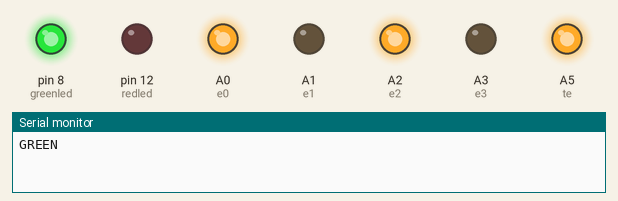
Bench run of a sketch on a simulated Arduino Uno, built with avr-gcc and run on an emulated ATmega328P. Shown: output pins drawn as LEDs (lit = HIGH), the last lines printed to the serial monitor.

Above: at 4.0 s.
At 12.0 s:
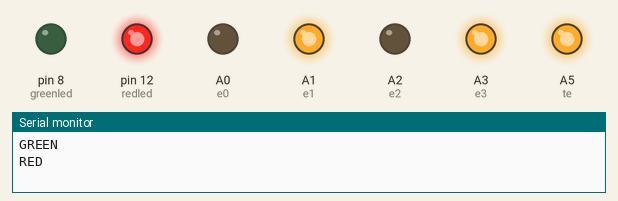
Timing chart, 0 to 18.4 s (numbered marks = the images above):
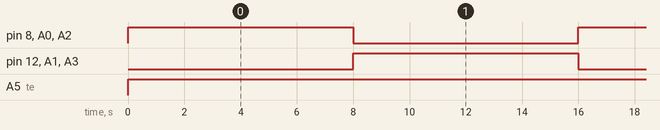

Measured:
- by itself, pin 8 (greenled), pin 12 (redled), A0 (e0), A1 (e1), A2 (e2), A3 (e3): alternates HIGH for 8.0 s and LOW for 8.0 s
- by itself, A5 (te): LOW → HIGH at 0.00 s

The sketch:

trafficlight.ino
```cpp
// Author sumeer@unixindia.com
int e0=A0;
int e1=A1;
int e2=A2;
int e3=A3;

 const int te=A5;
 const int redled=12 ;
 const int greenled=8;

void setup ()
{

   pinMode (redled, OUTPUT);
   pinMode (greenled, OUTPUT);
   pinMode(te,OUTPUT);
   pinMode (e0,OUTPUT);
    pinMode (e1,OUTPUT);
    pinMode (e2,OUTPUT);
    pinMode (e3,OUTPUT);
    Serial.begin(9600);
}
void loop ()
{

  //GREEN SIGNAL
  Serial.println("GREEN");
  digitalWrite (te, LOW);

  digitalWrite (e0, HIGH);
  digitalWrite (e1, LOW);
  digitalWrite (e2, HIGH);
  digitalWrite (e3, LOW);
  digitalWrite (te, HIGH); //This is connected as NOT(TE from Arduio)
  digitalWrite (redled, LOW);
  digitalWrite (greenled, HIGH);
  delay (8000);


   //RED SIGNAL
  Serial.println("RED");
  digitalWrite (te, LOW);
  digitalWrite (e0, LOW);
  digitalWrite (e1, HIGH);
  digitalWrite (e2, LOW);
  digitalWrite (e3, HIGH);
  digitalWrite (te, HIGH);
  digitalWrite (redled, HIGH );
  digitalWrite (greenled, LOW);

  delay (8000);


}
```
